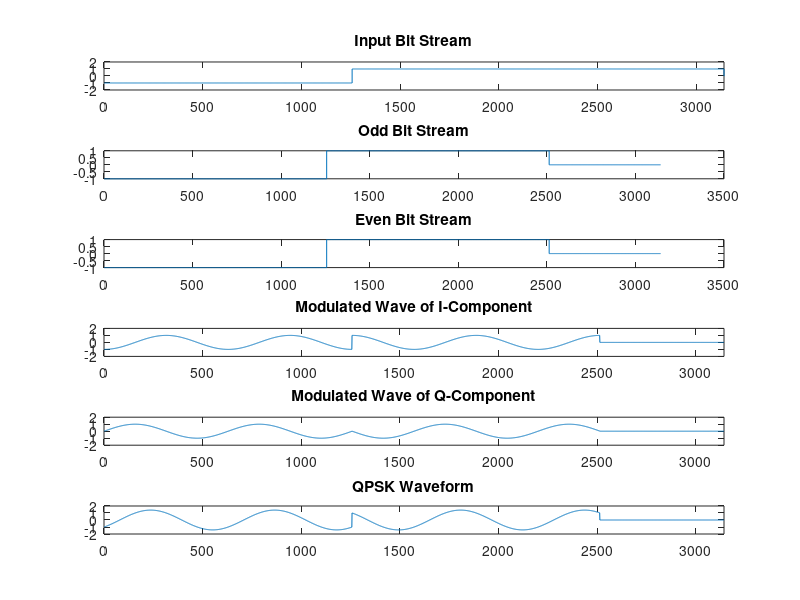
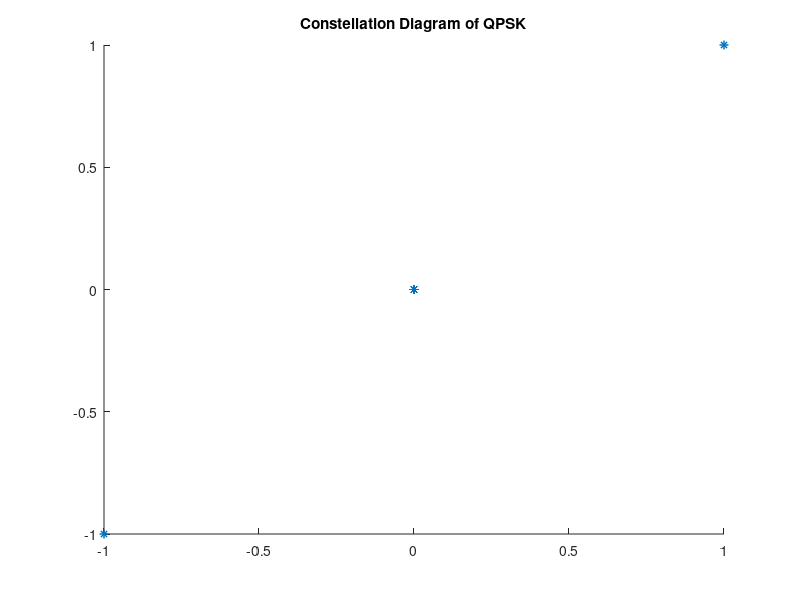

These figures' MATLAB source, in order:
clc;
clear all;
close all;

% Input Length of Random Bit Sequence
cvx = input('Enter Length of Random Bit Sequence: ');

% Generate random bit sequence
d = round(rand(1, cvx));
l = cvx;

% Create x values and cosine functions
x = 0:0.01:l*2*pi;
cc = cos(x);
cs = cos(x + pi/2);

% Length of the cosine signal
k = length(cc);
k1 = k / l;

% Convert 0s to -1s
d(d == 0) = -1;

% Initialize variables for odd and even bit streams
dd1 = zeros(1, l * 2); 
dd2 = zeros(1, l * 2);

% Separate into odd and even bit streams
i = 1;
j = 1;
while i < l
    dd1(j) = d(i);
    dd1(j + 1) = d(i);
    dd2(j) = d(i + 1);
    dd2(j + 1) = d(i + 1);
    j = j + 2;
    i = i + 2;
end

% Initialize t and prepare for signal generation
t = 1;
dd = zeros(1, l * k1);
d1 = zeros(1, l * k1);
d2 = zeros(1, l * k1);

for i = 1:l
    for j = 1:k1
        dd(t) = d(i);
        d1(t) = dd1(i);
        d2(t) = dd2(i);
        t = t + 1;
    end
end

% Plot the bit streams
subplot(6, 1, 1);
stairs(dd);
axis([0 t -2 2]);
title('Input Bit Stream');

subplot(6, 1, 2);
stairs(d1);
%axis([0 t -2 2]);
title('Odd Bit Stream');

subplot(6, 1, 3);
stairs(d2);
%axis([0 t -2 2]);
title('Even Bit Stream');

% Limit length for plotting
len = min(length(d1), k);

% Generate modulated waveforms
qcc = zeros(1, len);
qcs = zeros(1, len);

for i = 1:len
    qcc(i) = cc(i) * d1(i); % odd streams multiplied with I waveform
    qcs(i) = cs(i) * d2(i); % even streams multiplied with Q waveform
end

% Plot modulated waveforms
subplot(6, 1, 4);
plot(qcc);
axis([0 len -2 2]);
title('Modulated Wave of I-Component');

subplot(6, 1, 5);
plot(qcs);
axis([0 len -2 2]);
title('Modulated Wave of Q-Component');

% QPSK output
qp = qcc + qcs;
subplot(6, 1, 6);
plot(qp);
axis([0 len -2 2]);
title('QPSK Waveform');

% Constellation diagram
figure;
scatter(dd1, dd2, 40, '*r');
title('Constellation Diagram of QPSK');